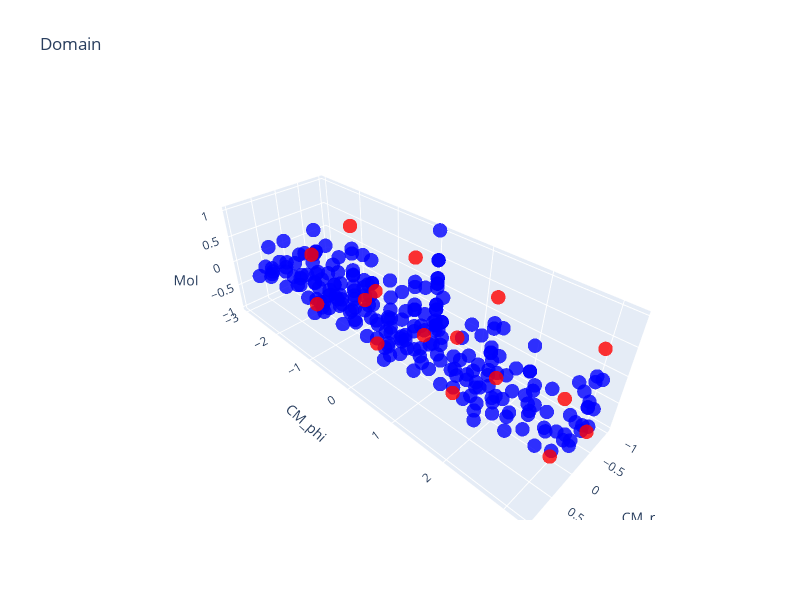

Write notebook code for a chart like this one.
### Code cell
# Create an interactive 3D scatter plot with hover information
fig = px.scatter_3d(df, 
                    x='CM_r', 
                    y='CM_phi', 
                    z='MoI',
                    color='isBest',
                    color_discrete_map={False: 'blue', True: 'red'},
                    hover_data=['pos1', 'pos2', 'pos3', 'pos4'],
                    title='Domain',
                    labels={
                        'CM_r': 'Center of Mass Radius',
                        'CM_phi': 'Center of Mass Angle (radians)',
                        'MoI': 'Moment of Inertia'
                    })

# Customize the appearance
fig.update_traces(marker=dict(size=5, opacity=0.8))

# Update layout for better visualization
fig.update_layout(
    scene=dict(
        xaxis_title='CM_r',
        yaxis_title='CM_phi',
        zaxis_title='MoI',
        camera=dict(
            eye=dict(x=1.5, y=1.5, z=1.5)
        )
    ),
    width=800,
    height=600,
    showlegend=False
)

fig.show()

### Figure 1 — Plotly figure (JSON) as saved in the notebook; plotly's stock layout.template omitted (floating-point values rounded to 4 significant figures; data arrays with more than 128 entries replaced by an {"elided": "..."} marker saying what was removed)
{"data": [{"customdata": {"elided": "240x4 float values"}, "hovertemplate": "isBest=False<br>Center of Mass Radius=%{x}<br>Center of Mass Angle (radians)=%{y}<br>Moment of Inertia=%{z}<br>pos1=%{customdata[0]}<br>pos2=%{customdata[1]}<br>pos3=%{customdata[2]}<br>pos4=%{customdata[3]}<extra></extra>", "legendgroup": "False", "marker": {"color": "blue", "opacity": 0.8, "size": 5, "symbol": "circle"}, "mode": "markers", "name": "False", "scene": "scene", "showlegend": true, "type": "scatter3d", "x": {"elided": "240 float values"}, "y": {"elided": "240 float values"}, "z": {"elided": "240 float values"}}, {"customdata": [[5.0, 5.0, 5.0, 8.5], [5.0, 5.0, 5.0, 21.5], [5.0, 5.0, 8.5, 5.0], [5.0, 5.0, 21.5, 5.0], [5.0, 8.5, 5.0, 5.0], [5.0, 21.5, 5.0, 5.0], [5.0, 21.5, 21.5, 21.5], [8.5, 5.0, 5.0, 5.0], [15.0, 21.5, 21.5, 21.5], [21.5, 5.0, 5.0, 5.0], [21.5, 5.0, 21.5, 21.5], [21.5, 15.0, 21.5, 21.5], [21.5, 21.5, 5.0, 21.5], [21.5, 21.5, 15.0, 21.5], [21.5, 21.5, 21.5, 5.0], [21.5, 21.5, 21.5, 15.0]], "hovertemplate": "isBest=True<br>Center of Mass Radius=%{x}<br>Center of Mass Angle (radians)=%{y}<br>Moment of Inertia=%{z}<br>pos1=%{customdata[0]}<br>pos2=%{customdata[1]}<br>pos3=%{customdata[2]}<br>pos4=%{customdata[3]}<extra></extra>", "legendgroup": "True", "marker": {"color": "red", "opacity": 0.8, "size": 5, "symbol": "circle"}, "mode": "markers", "name": "True", "scene": "scene", "showlegend": true, "type": "scatter3d", "x": [-0.7, 0.4142, -0.7, 0.4142, -0.7, 0.4142, 0.4142, -0.7, -0.4429, 0.4142, 0.4142, -0.4429, 0.4142, -0.4429, 0.4142, -0.4429], "y": [1.571, 1.571, 3.142, 3.142, -1.571, -1.571, 3.142, 0.0, 3.142, 0.0, 1.571, 1.571, 0.0, 0.0, -1.571, -1.571], "z": [-0.946, -0.5, -0.946, -0.5, -0.946, -0.5, 0.5, -0.946, 0.7287, -0.5, 0.5, 0.7287, 0.5, 0.7287, 0.5, 0.7287]}], "layout": {"height": 600, "legend": {"title": {"text": "isBest"}, "tracegroupgap": 0}, "scene": {"camera": {"eye": {"x": 1.5, "y": 1.5, "z": 1.5}}, "domain": {"x": [0, 1], "y": [0, 1]}, "xaxis": {"title": {"text": "CM_r"}}, "yaxis": {"title": {"text": "CM_phi"}}, "zaxis": {"title": {"text": "MoI"}}}, "showlegend": false, "title": {"text": "Domain"}, "width": 800}}
